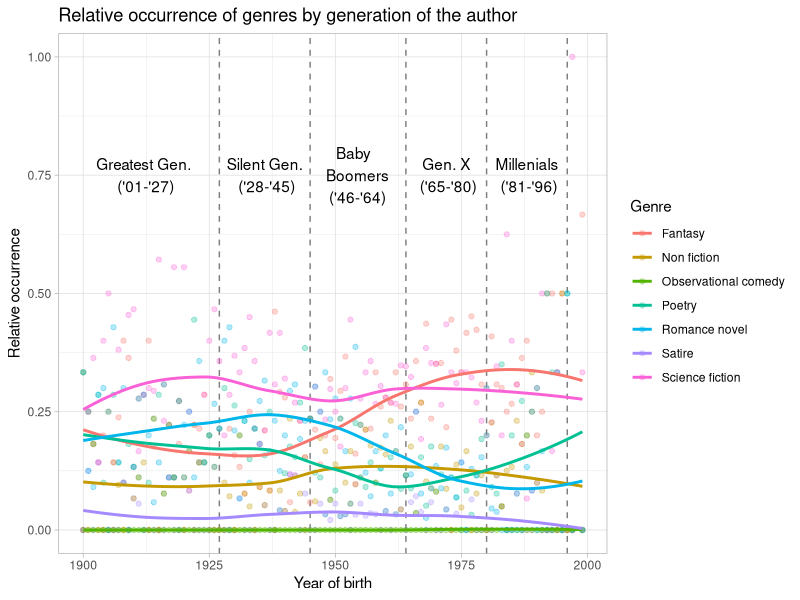
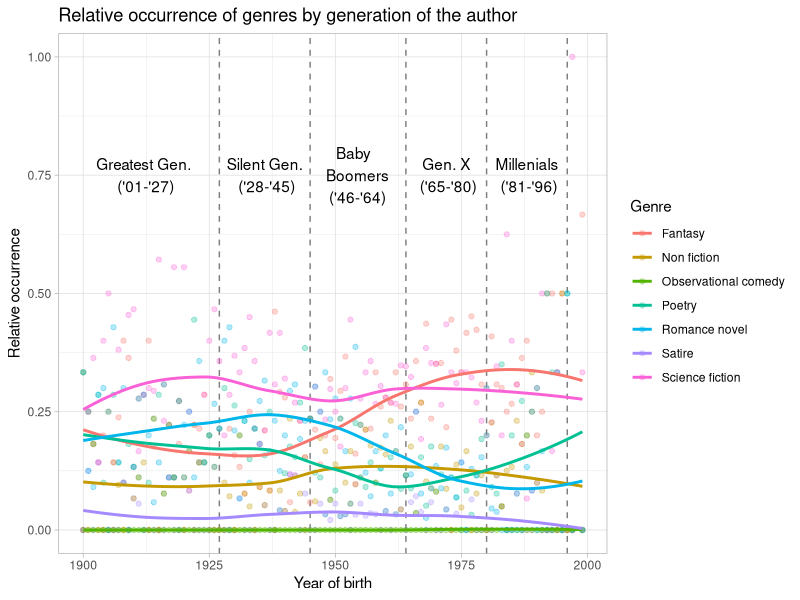

Generate these figures, in order, with R:
library(tidyverse)

my_data <- read_csv("yearly_genres.csv")
# print(my_data)

pivoted <- pivot_longer(my_data, c("fantasy", "science_fiction", "poetry", "satire", "observational_comedy", "non_fiction", "romance_novel"), names_to = "genre")
# print(pivoted)

# visualisation of relative occurrence - smooth lines per gen.
ggplot(data = pivoted) +
  aes(x = year, y = value, color = genre) +
  labs(title = "Relative occurrence of genres by generation of the author",
      x = "Year of birth", 
      y = "Relative occurrence", 
      color = "Genre") +
  theme_light() +
  scale_colour_discrete(labels = c("Fantasy", "Non fiction", "Observational comedy", "Poetry", "Romance novel", "Satire", "Science fiction")) +
  geom_vline(xintercept = 1927, linetype = "dashed", color = 'grey50') +
  geom_vline(xintercept = 1945, linetype = "dashed", color = 'grey50') +
  geom_vline(xintercept = 1964, linetype = "dashed", color = 'grey50') +
  geom_vline(xintercept = 1980, linetype = "dashed", color = 'grey50') +
  geom_vline(xintercept = 1996, linetype = "dashed", color = 'grey50') +
  annotate("text", x = 1912, y = 0.75, label = "Greatest Gen.\n ('01-'27)") +
  annotate("text", x = 1936, y = 0.75, label = "Silent Gen.\n ('28-'45)") +
  annotate("text", x = 1954, y = 0.75, label = "Baby \n Boomers\n ('46-'64)") +
  annotate("text", x = 1972, y = 0.75, label = "Gen. X\n ('65-'80)") +
  annotate("text", x = 1988, y = 0.75, label = "Millenials\n ('81-'96)") +
  geom_point(alpha = 0.3) +
  geom_smooth(se = FALSE)
  # geom_smooth(method = "lm", se = FALSE)
ggsave("Relative occurrence by genre by gen.pdf", width = 10, height = 6)